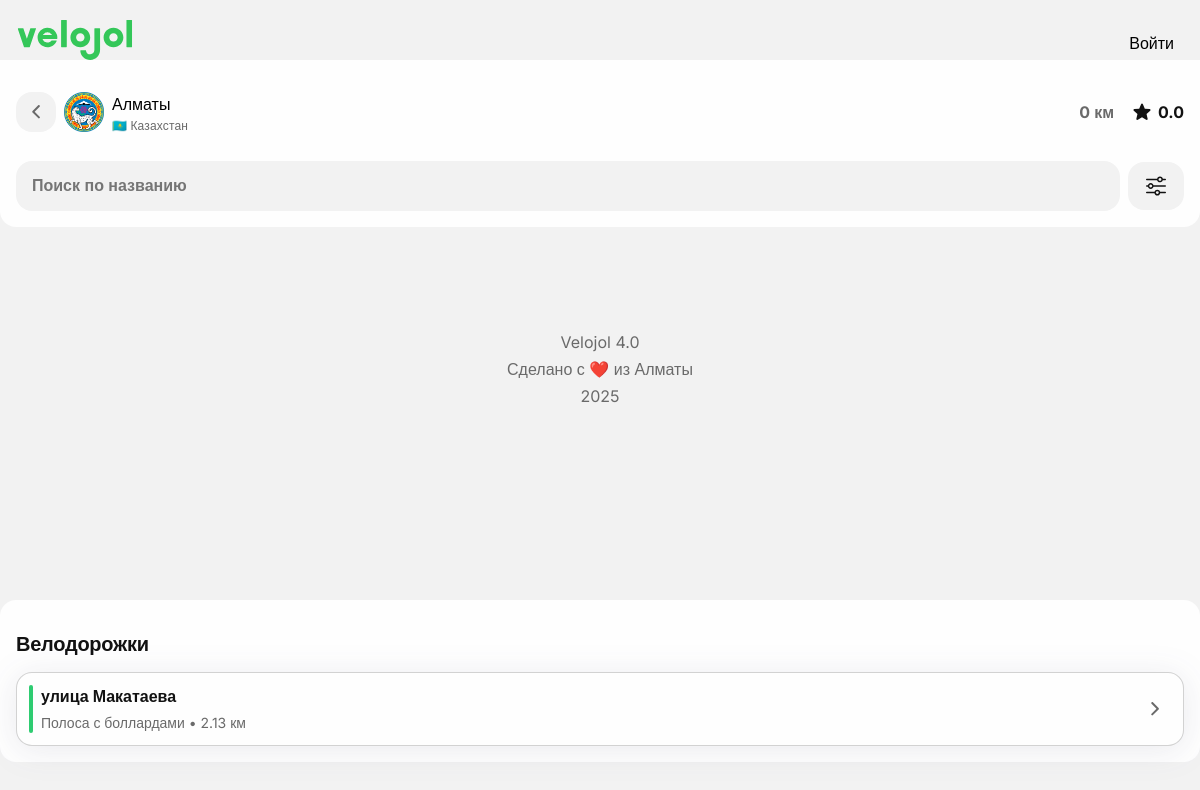
The page /city/almaty on the database as committed earlier.
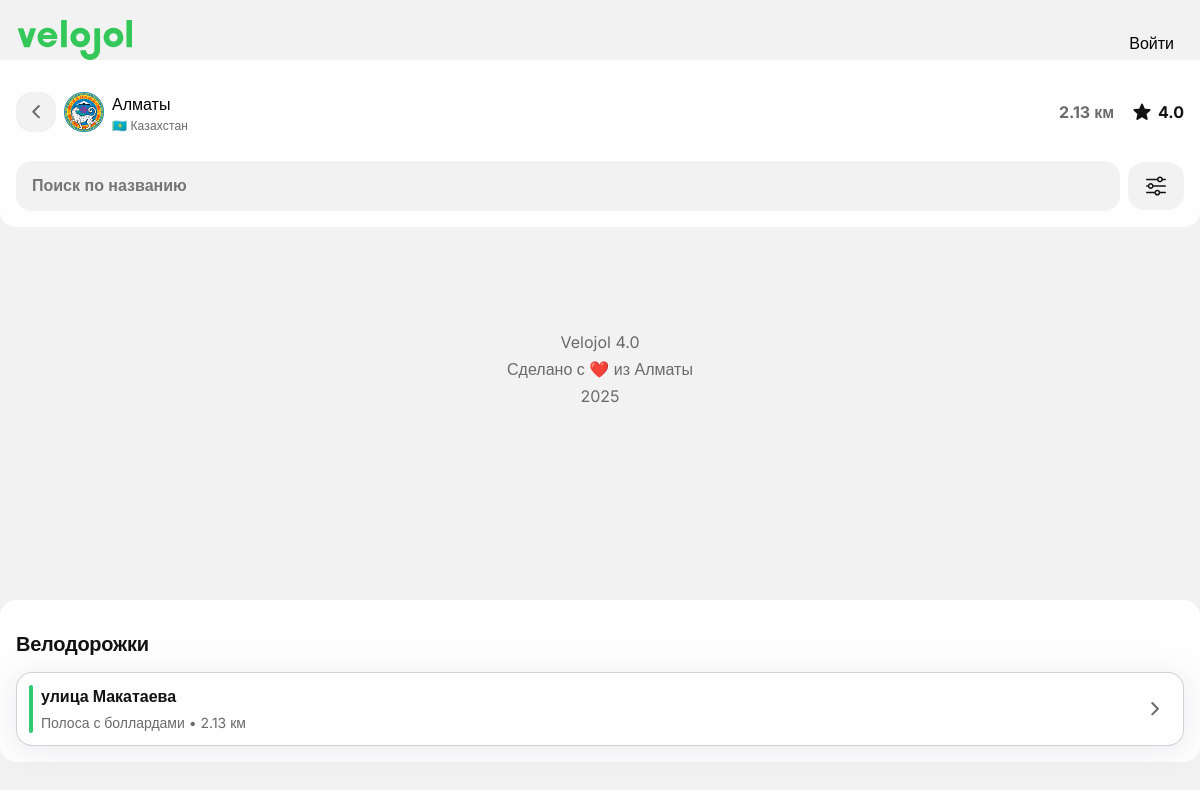
The same page on the database as committed later.
### app/models/city.py (models this page shows, shortened)
class City(db.Model):
    __tablename__ = 'cities'
    id = db.Column(db.Integer, primary_key=True)
    city_id = db.Column(db.String(50), unique=True, nullable=False)
    name = db.Column(db.String(100), nullable=False)
    country = db.Column(db.String(100), nullable=False)
    distance = db.Column(db.Integer, default=0)  # километры велодорожек (кэш)
    rating = db.Column(db.Float, default=0.0)  # рейтинг города (кэш)
    coords_lat = db.Column(db.Float, nullable=False)
    coords_lng = db.Column(db.Float, nullable=False)
    zoom = db.Column(db.Integer, default=12)
    coat_of_arms = db.Column(db.String(256), nullable=True)
    background_image = db.Column(db.String(256), nullable=True)
    status = db.Column(db.String(20), default='active')
    created_at = db.Column(db.DateTime, default=datetime.utcnow)
    updated_at = db.Column(db.DateTime, default=datetime.utcnow, onupdate=datetime.utcnow)
    bikelanes = db.relationship('BikeLane', backref='city_obj', lazy=True)
    def get_approved_bikelanes(self):
        return [bl for bl in self.bikelanes if bl.status == 'approved']
    def get_total_distance(self):
        total = 0
        for bikelane in self.get_approved_bikelanes():
            length = bikelane.calculate_length()
            if length:
                total += length
        return round(total, 2)
    def get_average_rating(self):
        approved = self.get_approved_bikelanes()
        if not approved:
            return 0.0
        total_quality = sum(bl.quality for bl in approved)
        return round(total_quality / len(approved), 1)
    def get_bikelanes_count(self):
        return len(self.get_approved_bikelanes())

### app/models/bikelane.py (models this page shows, shortened)
class BikeLane(db.Model):
    __tablename__ = 'bikelanes'
    id = db.Column(db.Integer, primary_key=True)
    title = db.Column(db.String(200), nullable=False)
    description = db.Column(db.Text, nullable=False)
    city_id = db.Column(db.Integer, db.ForeignKey('cities.id'), nullable=True)
    city = db.Column(db.String(100), nullable=False)
    geometry = db.Column(db.Text, nullable=False)
    track_type = db.Column(db.String(50), nullable=False)
    quality = db.Column(db.Integer, nullable=False)
    has_parking = db.Column(db.Boolean, default=False, nullable=False)
    has_markings = db.Column(db.Boolean, default=False, nullable=False)
    has_signs = db.Column(db.Boolean, default=False, nullable=False)
    overall_quality = db.Column(db.Integer, nullable=True)
    photos = db.Column(db.Text, default='[]')
    videos = db.Column(db.Text, default='[]')
    status = db.Column(db.Enum('pending', 'approved', 'rejected', name='bikelane_status'),
                      default='pending', nullable=False)
    score = db.Column(db.Integer, default=0)
    admin_comment = db.Column(db.Text, nullable=True)
    moderated_at = db.Column(db.DateTime, nullable=True)
    moderated_by = db.Column(db.Integer, db.ForeignKey('users.id'), nullable=True)
    created_at = db.Column(db.DateTime, default=datetime.utcnow, nullable=False)
    updated_at = db.Column(db.DateTime, default=datetime.utcnow, onupdate=datetime.utcnow)
    user_id = db.Column(db.Integer, db.ForeignKey('users.id'), nullable=True)
    moderator = db.relationship('User', foreign_keys=[moderated_by], backref='moderated_bikelanes')
    def calculate_length(self):
        try:
            geometry = json.loads(self.geometry)
            coordinates = geometry.get('coordinates', [])
            if len(coordinates) < 2:
                return 0
            total_distance = 0
            for i in range(len(coordinates) - 1):
                lon1, lat1 = coordinates[i]
                lon2, lat2 = coordinates[i + 1]
                distance = self._haversine_distance(lat1, lon1, lat2, lon2)
                total_distance += distance
            return round(total_distance, 2)
        except (json.JSONDecodeError, KeyError, TypeError):
            return 0
    @staticmethod
    def _haversine_distance(lat1, lon1, lat2, lon2):
        R = 6371  # Радиус Земли в километрах
        lat1_rad = math.radians(lat1)
        lat2_rad = math.radians(lat2)
        delta_lat = math.radians(lat2 - lat1)
        delta_lon = math.radians(lon2 - lon1)
        a = (math.sin(delta_lat / 2) ** 2 +
             math.cos(lat1_rad) * math.cos(lat2_rad) *
             math.sin(delta_lon / 2) ** 2)
        c = 2 * math.atan2(math.sqrt(a), math.sqrt(1 - a))
        return R * c
    def get_photos_list(self):
        try:
            return json.loads(self.photos) if self.photos else []
        except json.JSONDecodeError:
            return []
    def get_videos_list(self):
        try:
            return json.loads(self.videos) if self.videos else []
        except json.JSONDecodeError:
            return []
    def get_geometry_dict(self):
        try:
            return json.loads(self.geometry) if self.geometry else {}
        except json.JSONDecodeError:
            return {}
    def to_dict(self):
        return {
            'id': self.id,
            'title': self.title,
            'description': self.description,
            'city': self.city,
            'city_display': self.city_display,
            'geometry': self.get_geometry_dict(),
            'track_type': self.track_type,
            'track_type_display': self.track_type_display,
            'quality': self.quality,
            'quality_display': self.quality_display,
            'photos': self.get_photos_list(),
            'videos': self.get_videos_list(),
            'length': self.calculate_length(),
            'created_at': self.created_at.isoformat() if self.created_at else None,
            'author': {
                'id': self.author.id if self.author else None,
                'nickname': self.author.nickname if self.author else 'Аноним',
                'avatar': self.author.display_avatar if self.author else None
            } if self.author else {'nickname': 'Аноним'}
        }
    @property
    def city_display(self):
        if hasattr(self, 'city_obj') and self.city_obj:
            return self.city_obj.name
        import json
        import os
        from flask import current_app
        try:
            cities_path = os.path.join(current_app.static_folder, 'data', 'cities.json')
            with open(cities_path, 'r', encoding='utf-8') as f:
                cities_data = json.load(f)
            for city in cities_data.get('cities', []):
                if city.get('id') == self.city:
                    return city.get('name', self.city)
        except (FileNotFoundError, json.JSONDecodeError, Exception):
            pass
        return self.city
    @property
    def track_type_display(self):
        track_type_names = {
            'lane': 'Полоса',
            'bollards': 'Полоса с боллардами',
            'separated': 'Обособленная велодорожка',
            'shared': 'Вело-пешеходная дорожка'
        }
        return track_type_names.get(self.track_type, self.track_type)
    @property
    def quality_display(self):
        quality_names = {
            1: 'Ужасно',
            2: 'Плохо',
            3: 'Средне',
            4: 'Хорошо',
            5: 'Отлично'
        }
        return quality_names.get(self.quality, 'Не указано')
    @property
    def quality_color(self):
        colors = {
            1: '#e74c3c',  # Красный
            2: '#e67e22',  # Оранжевый
            3: '#f39c12',  # Жёлтый
            4: '#2ecc71',  # Зелёный
            5: '#27ae60'   # Тёмно-зелёный
        }
        return colors.get(self.quality, '#3498db')

### app/routes/public.py (the view)
@bp.route('/city/<city_id>')
def city(city_id):
    import json
    city = City.query.filter_by(city_id=city_id, status='active').first_or_404()
    search_query = request.args.get('search', '').strip()
    track_type_filter = request.args.get('track_type', '').strip()
    quality_filter = request.args.get('quality', '').strip()
    query = BikeLane.query.filter_by(city=city_id, status='approved')
    if search_query:
        query = query.filter(BikeLane.title.ilike(f'%{search_query}%'))
    if track_type_filter:
        query = query.filter(BikeLane.track_type == track_type_filter)
    if quality_filter:
        try:
            quality_int = int(quality_filter)
            query = query.filter(BikeLane.quality == quality_int)
        except ValueError:
            pass
    bikelanes = query.order_by(BikeLane.created_at.desc()).all()
    bikelanes_json = json.dumps([bl.to_dict() for bl in bikelanes])
    city_stats = {
        'total_bikelanes': city.get_bikelanes_count(),
        'total_distance': city.get_total_distance(),
        'average_rating': city.get_average_rating()
    }
    return render_template('public/city.html',
                         city=city,
                         bikelanes=bikelanes,
                         bikelanes_json=bikelanes_json,
                         city_stats=city_stats,
                         search_query=search_query,
                         track_type_filter=track_type_filter,
                         quality_filter=quality_filter)

### app/templates/public/city.html (shortened to what this page needs)
{% extends "base.html" %}
{% block head %}
<link rel="stylesheet" href="{{ url_for('static', filename='css/city.css') }}">
{% endblock %}
{% block content %}
<div class="city-header">
    <div class="hstack gap-m aic w100">
        <span class="hstack gap-s w100">
            <a href="{{ url_for('public.cities') }}" class="button_square_icon">
                <img src="{{ url_for('static', filename='img/icon/chevron_left.svg') }}"
                 alt="Назад"
                 class="icon-small arrow_left">
            </a>
            <div class="hstack gap-s aic w100">
                {% if city.coat_of_arms %}
                <img src="{{ url_for('static', filename=city.coat_of_arms) }}"
                    alt="Герб {{ city.name }}"
                    class="city-header-coat">
                {% endif %}
                <div class="vstack >
                    <h3 class="prime100">{{ city.name }}</h3>
                    <h6 class="secondary100">{{ city.country }}</h6>
                </div>
            </div>
        </span>
        <div class="hstack gap-m aic">
            <span class="hstack gap-xs">
                <p class="secondary100 fw700" >{{ city_stats.total_distance }}</p>
                <p class="secondary100 fw700">км</p>
            </span>
            <span class="hstack gap-xs aic">
                <img src="{{ url_for('static', filename='img/icon/star.svg') }}" alt="Star" class="icon-small">
                <p class="fw700 prime100">{{ city.get_average_rating() }}</p>
            </span>
        </div>
    </div>
    <div class="hstack gap-s aic w100" style="margin-top: var(--spacer-m);">
            <input type="text"
                id="searchInput"
                placeholder="Поиск по названию"
                class="form-input search-input">
            <button type="button"
                    class="button_square_label btn_gray filter-btn"
                    onclick="openFiltersModal()">
                <img src="{{ url_for('static', filename='img/icon/filter.svg') }}"
                     alt="Фильтры">
            </button>
    </div>
</div>
<div class="city-container">
    <div class="bikelane-list-block">
        {% if bikelanes %}
        <div class="island">
            <h3 class="prime100 island_heading">Велодорожки</h3>
            <div class="bikelanes-list">
                {% for bikelane in bikelanes %}
                <div class="bikelane-item" data-bikelane-id="{{ bikelane.id }}" onclick="showBikelaneModal({{ bikelane.id }})">
                    <div class="hstack gap-s aic">
                        <div class="quality-indicator" style="background-color: {{ bikelane.quality_color }};"></div>
                        <div class="vstack gap-xs">
                            <h4 class="prime100 bikelane-title">{{ bikelane.title }}</h4>
                            <p class="secondary100 bikelane-meta">
                                {{ bikelane.track_type_display }} • {{ bikelane.calculate_length() }} км
                            </p>
                        </div>
                        <img src="{{ url_for('static', filename='img/icon/chevron_right.svg') }}"
                            alt="Открыть"
                            class="icon-small chevron_right">
                    </div>
                </div>
                {% endfor %}
            </div>
        </div>
        {% else %}
        <div class="island">
            <p class="secondary100 tac">Велодорожки не найдены</p>
        </div>
        {% endif %}
    </div>
    <div id="cityMap" class="city-map"></div>
    <div class="city-map-info">
        <p class="secondary100" style="margin-top: var(--spacer-s); font-size: 14px;">
        </p>
    </div>
</div>
{% endblock %}

### app/templates/base.html (shortened to what this page needs)
<!DOCTYPE html>
<html lang="ru">
<head>
    <link href='https://api.mapbox.com/mapbox-gl-js/v3.0.1/mapbox-gl.css' rel='stylesheet' />
    <link rel="stylesheet" href="{{ url_for('static', filename='css/reset.css') }}">
    <link rel="stylesheet" href="{{ url_for('static', filename='css/typo.css') }}">
    <link rel="stylesheet" href="{{ url_for('static', filename='css/colors.css') }}">
    <link rel="stylesheet" href="{{ url_for('static', filename='css/main.css') }}">
    <link rel="stylesheet" href="{{ url_for('static', filename='css/button.css') }}">
    <link rel="stylesheet" href="{{ url_for('static', filename='css/flash.css') }}">
    <link rel="stylesheet" href="{{ url_for('static', filename='css/badges.css') }}">
    <link rel="stylesheet" href="{{ url_for('static', filename='css/images.css') }}">
    <link rel="stylesheet" href="{{ url_for('static', filename='css/profile.css') }}">
    <link rel="stylesheet" href="{{ url_for('static', filename='css/modal.css') }}">
    {% block head %}{% endblock %}
</head>
<body>
    {% if not hide_header %}
        {% include 'components/header.html' %}
    {% endif %}
    <div class="container">
        <main>
            {% block content %}{% endblock %}
        </main>
    </div>
    {% include 'components/footer.html' %}
</body>
</html>

### app/templates/components/header.html
<header>
    <a href="{{ url_for('main.index') }}">
        <img src="{{ url_for('static', filename='img/icon/velojol_logo.svg') }}" alt="Velojol">
    </a>
    <span class="hstack gap-s" id="profile">
        {% if current_user.is_authenticated %}
            <a href="{{ url_for('auth.profile') }}" class="button_square_label hstack gap-s aic">
                <img src="{{ current_user.display_avatar }}" alt="Аватар {{ current_user.nickname }}"
                     style="width: 40px; height: 40px; border-radius: 16px; object-fit: cover;">
                <p>Профиль</p>
            </a>
        {% else %}
            <a href="{{ url_for('auth.login') }}" class="button_square_label">Войти</a>
        {% endif %}
    </span>
</header>

### app/templates/components/footer.html
<footer>
    <div class="container gap-s vstack aic">
        <p class="tac secondary100">Velojol 4.0</p>
        <p class="tac secondary100">Сделано с ❤️ из Алматы</p>
        <p class="tac secondary100">2025</p>
    </div>
</footer>

Rows that differ between the two databases and show on the page:
changed BikeLane "улица Макатаева": get_average_rating (not shown) → "4.0"
Other text that changed with them:
{{ city_stats.total_distance }}: "0" → "2.13"
{{ city.get_average_rating() }}: "0.0" → (not shown)
